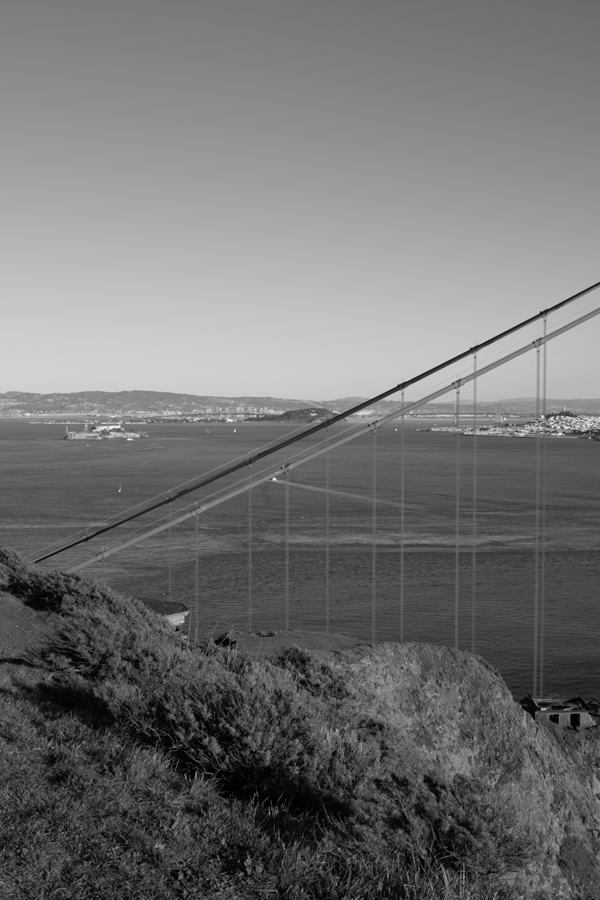
#> input picture dataset/goldengate/goldengate-00.png, 600 x 900 px; its folder holds 4 pictures in this run
$ python stitcher_easy.py
#> lines starting #> are read from the running program, lines starting #| are printed output that depends on the picture; after the words box and inside, x2 and y2 are one past the last pixel; in counts of white or black regions, pixels touching at a corner belong together
import numpy as np
import cv2
import glob
import imutils

image_paths = glob.glob('dataset/goldengate/*.png')
images = []


for image in image_paths:
    img = cv2.imread(image)
#> img is the input picture: shape (900, 600, 3); min 0, max 249, mean 113.3
    images.append(img)
    cv2.imshow("Image", img)


imageStitcher = cv2.Stitcher_create()


error, stitched_img = imageStitcher.stitch(images)

if not error:

    cv2.imwrite("stitchedOutput.png", stitched_img)
    cv2.imshow("Stitched Img", stitched_img)
    cv2.waitKey(0)

    stitched_img = cv2.copyMakeBorder(
        stitched_img, 10, 10, 10, 10, cv2.BORDER_CONSTANT, (0, 0, 0))
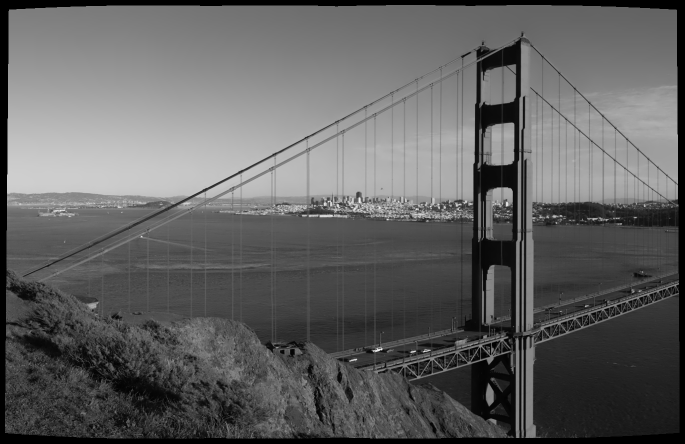
#> stitched_img: shape (887, 1369, 3) (shown at 1/2 size); min 0, max 248, mean 97

    gray = cv2.cvtColor(stitched_img, cv2.COLOR_BGR2GRAY)
    thresh_img = cv2.threshold(gray, 0, 255, cv2.THRESH_BINARY)[1]
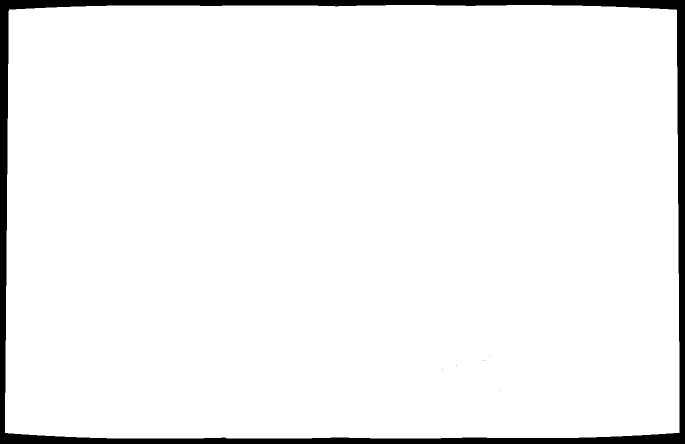
#> thresh_img: shape (887, 1369) (shown at 1/2 size); 95.4% white; 7 black regions (6 under 20 px), largest, box (x1, y1, x2, y2) and area: (0, 0, 1369, 887) 55290

    cv2.imshow("Threshold Image", thresh_img)
    cv2.waitKey(0)

    contours = cv2.findContours(
        thresh_img.copy(), cv2.RETR_EXTERNAL, cv2.CHAIN_APPROX_SIMPLE)

    contours = imutils.grab_contours(contours)
    areaOI = max(contours, key=cv2.contourArea)

    mask = np.zeros(thresh_img.shape, dtype="uint8")
    x, y, w, h = cv2.boundingRect(areaOI)
    cv2.rectangle(mask, (x, y), (x + w, y + h), 255, -1)
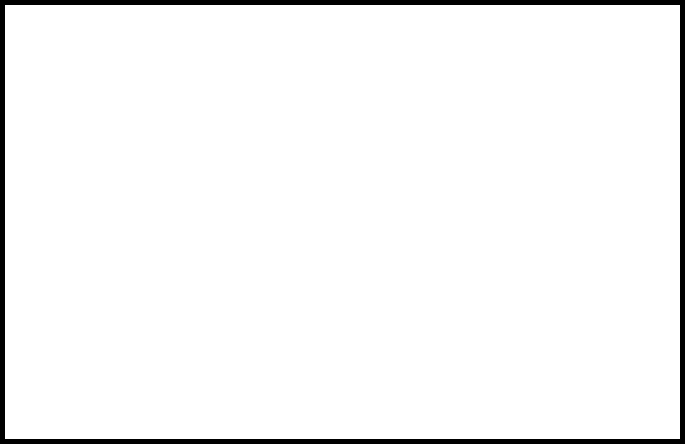
#> mask: shape (887, 1369) (shown at 1/2 size); 96.5% white; 1 black region, box (x1, y1, x2, y2) and area: (0, 0, 1369, 887) 42503

    minRectangle = mask.copy()
    sub = mask.copy()

    while cv2.countNonZero(sub) > 0:
        minRectangle = cv2.erode(minRectangle, None)
        sub = cv2.subtract(minRectangle, thresh_img)
#> this loop made 166 passes
#> pass 1, `minRectangle = cv2.erode(minRectangle, None)`:
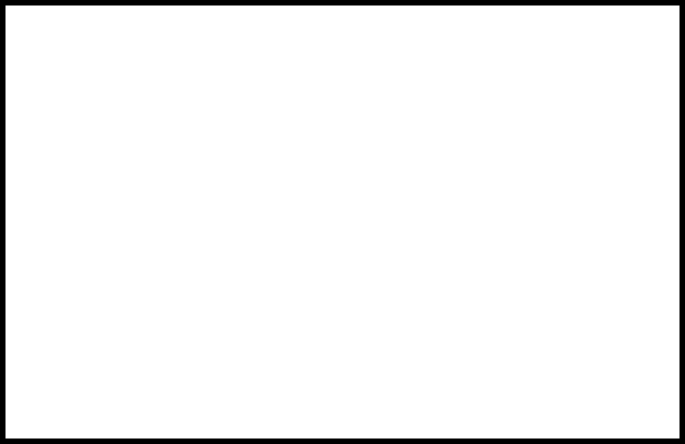
#> minRectangle: shape (887, 1369) (shown at 1/2 size); 96.1% white; 1 black region, box (x1, y1, x2, y2) and area: (0, 0, 1369, 887) 46935
#> pass 1, `sub = cv2.subtract(minRectangle, thresh_img)`:
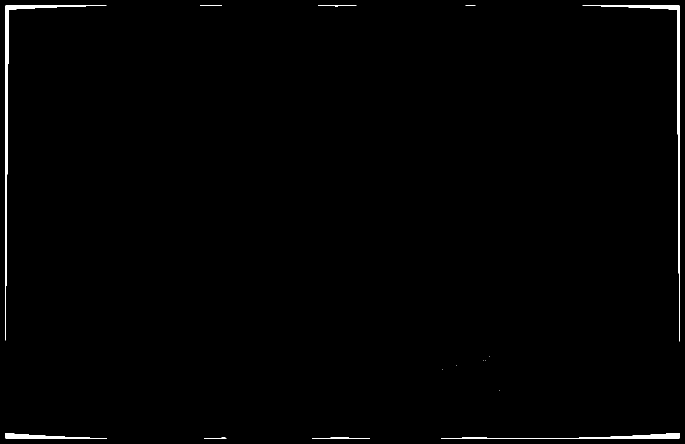
#> sub: shape (887, 1369) (shown at 1/2 size); 0.71% white; 15 white regions (6 under 20 px), largest, box (x1, y1, x2, y2) and area: (11, 11, 213, 681) 3114, (1165, 11, 1359, 683) 2726, (882, 866, 1359, 877) 1454
#> after the loop:
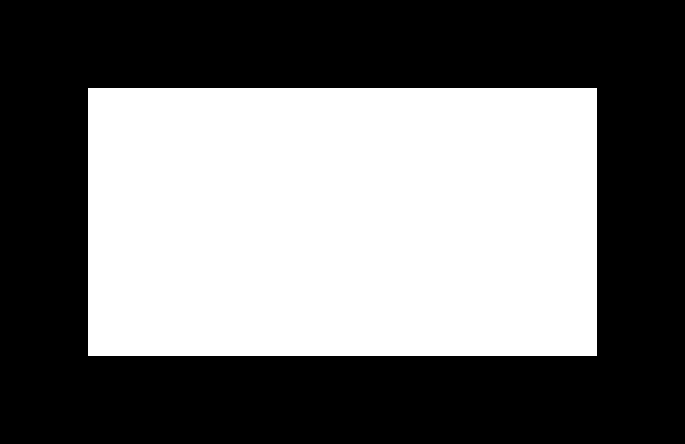
#> minRectangle: shape (887, 1369) (shown at 1/2 size); 44.9% white; 1 white region, box (x1, y1, x2, y2) and area: (176, 176, 1194, 712) 545648

    contours = cv2.findContours(
        minRectangle.copy(), cv2.RETR_EXTERNAL, cv2.CHAIN_APPROX_SIMPLE)

    contours = imutils.grab_contours(contours)
    areaOI = max(contours, key=cv2.contourArea)

    cv2.imshow("minRectangle Image", minRectangle)
    cv2.waitKey(0)

    x, y, w, h = cv2.boundingRect(areaOI)

    stitched_img = stitched_img[y:y + h, x:x + w]
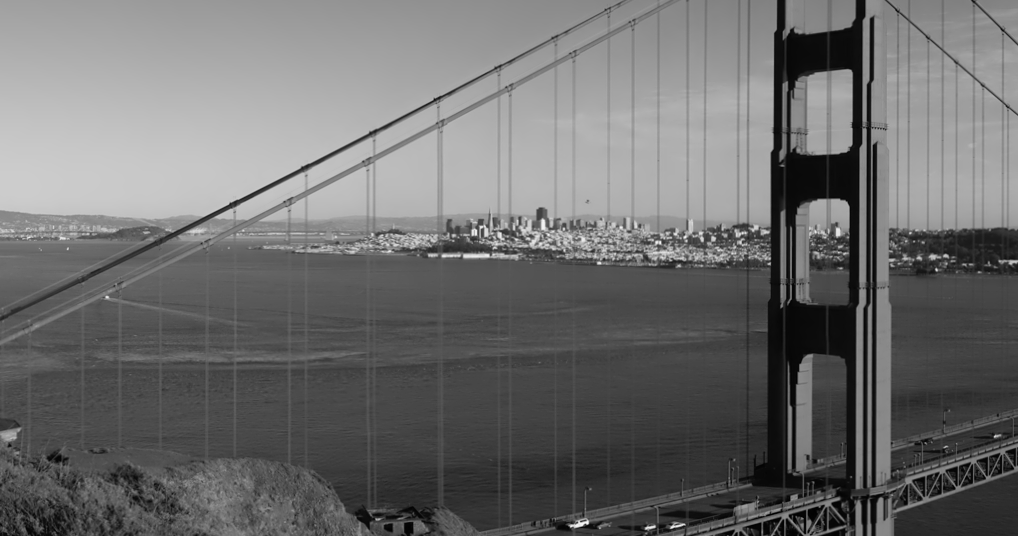
#> stitched_img: shape (536, 1018, 3); min 1, max 248, mean 109.6

    cv2.imwrite("stitchedOutputProcessed.png", stitched_img)

    cv2.imshow("Stitched Image Processed", stitched_img)

    cv2.waitKey(0)


else:
    print("Images could not be stitched!")
    print("Likely not enough keypoints being detected!")
